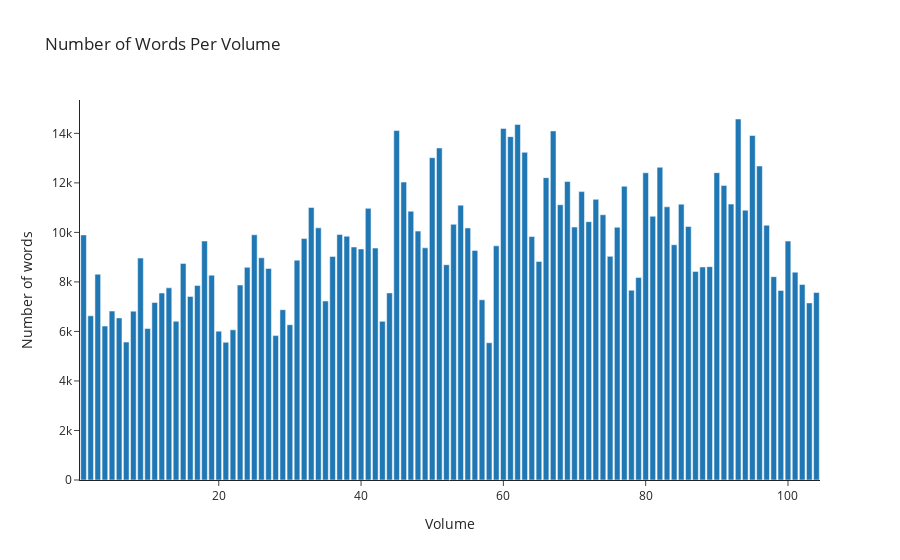

Write notebook code for a chart like this one.
### Code cell
fig = px.bar(onepiecedata, x='volume', y='word_count', template='simple_white', title='Number of Words Per Volume')
fig.update_xaxes(categoryorder='total descending', title='Volume').update_yaxes(title='Number of words')
fig.show()

### Figure 1 — Plotly figure (JSON) as saved in the notebook; plotly's stock layout.template omitted (floating-point values rounded to 4 significant figures)
{"data": [{"hovertemplate": "volume=%{x}<br>word_count=%{y}<extra></extra>", "legendgroup": "", "marker": {"color": "#1F77B4", "pattern": {"shape": ""}}, "name": "", "orientation": "v", "showlegend": false, "textposition": "auto", "type": "bar", "x": [1, 2, 3, 4, 5, 6, 7, 8, 9, 10, 11, 12, 13, 14, 15, 16, 17, 18, 19, 20, 21, 22, 23, 24, 25, 26, 27, 28, 29, 30, 31, 32, 33, 34, 35, 36, 37, 38, 39, 40, 41, 42, 43, 44, 45, 46, 47, 48, 49, 50, 51, 52, 53, 54, 55, 56, 57, 58, 59, 60, 61, 62, 63, 64, 65, 66, 67, 68, 69, 70, 71, 72, 73, 74, 75, 76, 77, 78, 79, 80, 81, 82, 83, 84, 85, 86, 87, 88, 89, 90, 91, 92, 93, 94, 95, 96, 97, 98, 99, 100, 101, 102, 103, 104], "xaxis": "x", "y": [9898, 6630, 8310, 6216, 6822, 6546, 5570, 6820, 8962, 6117, 7168, 7550, 7760, 6411, 8749, 7416, 7857, 9651, 8271, 6012, 5563, 6066, 7874, 8591, 9903, 8976, 8546, 5832, 6878, 6272, 8880, 9751, 11004, 10183, 7228, 9031, 9917, 9845, 9410, 9331, 10971, 9367, 6408, 7556, 14114, 12032, 10855, 10052, 9376, 13018, 13410, 8695, 10326, 11101, 10177, 9273, 7278, 5544, 9457, 14199, 13868, 14362, 13234, 9832, 8825, 12212, 14099, 11117, 12055, 10214, 11647, 10433, 11335, 10713, 9032, 10207, 11863, 7664, 8181, 12408, 10651, 12630, 11034, 9500, 11141, 10236, 8425, 8603, 8617, 12413, 11898, 11143, 14580, 10899, 13916, 12681, 10290, 8213, 7657, 9648, 8394, 7894, 7153, 7571], "yaxis": "y"}], "layout": {"barmode": "relative", "legend": {"tracegroupgap": 0}, "title": {"text": "Number of Words Per Volume"}, "xaxis": {"anchor": "y", "categoryorder": "total descending", "domain": [0, 1], "title": {"text": "Volume"}}, "yaxis": {"anchor": "x", "domain": [0, 1], "title": {"text": "Number of words"}}}}
